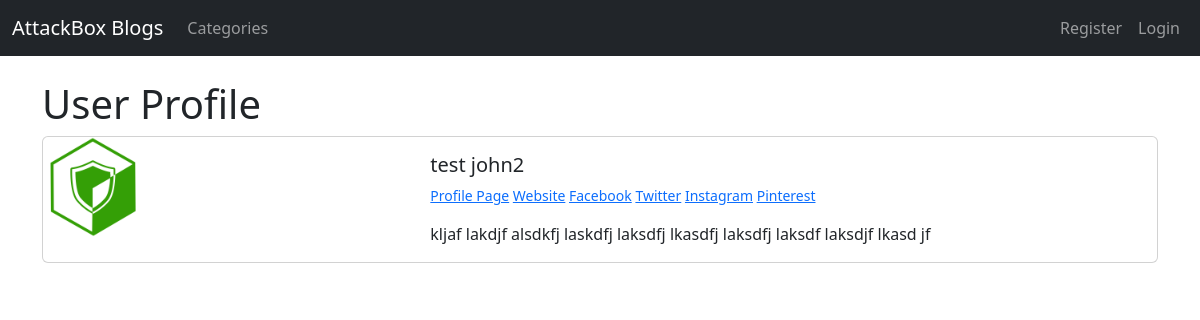
/members/1/profile/, run on the app's committed database.
### theblog/models.py (models this page shows, shortened)
class Profile(models.Model):
    user = models.OneToOneField(User, null=True, on_delete=models.CASCADE)
    bio = models.TextField()
    profile_pic = models.ImageField(null=True, blank=True, upload_to="images/profile/")
    website_url = models.CharField(max_length=255, null=True, blank=True)
    facebook_url = models.CharField(max_length=255, null=True, blank=True)
    instagram_url = models.CharField(max_length=255, null=True, blank=True)
    twitter_url = models.CharField(max_length=255, null=True, blank=True)
    pinterest_url = models.CharField(max_length=255, null=True, blank=True)

### members/views.py (the view)
# urls.py: path('<int:pk>/profile/', ShowProfilePageView.as_view(), name='show_profile_page'),
class ShowProfilePageView(generic.DetailView):
    model = Profile
    template_name = 'registration/user_profile.html'
    def get_context_data(self, *args, **kwargs):
        context = super(ShowProfilePageView, self).get_context_data(*args, **kwargs)
        page_user = get_object_or_404(Profile, id=self.kwargs['pk'])
        context["page_user"] = page_user
        return context

### members/templates/registration/user_profile.html (shortened to what this page needs)
{% extends 'base.html' %}
{% load static %}
{% block content %}
<h1>User Profile</h1>
<div class="card mb-3">
    <div class="row g-0">
        <div class="col-md-4">
            {% if page_user.profile_pic %}
            <img src="{{ page_user.profile_pic.url }}" class="img-fluid rounded-start" width="100px"
                height="150px">
            {% else %}
            <img src="{% static 'theblog/images/default-profile.png' %}" class="img-fluid rounded-start" width="100px"
                height="150px">
            {% endif %}
        </div>
        <div class="col-md-8">
            <div class="card-body">
                <h5 class="card-title">{{ page_user.user.first_name }} {{ page_user.user.last_name }}</h5>
                <p class="small text-muted">
                    <a href="{% url 'show_profile_page' page_user.id %}">Profile Page</a>
                    {% if page_user.website_url %}
                    <a href="{{ page_user.website_url }}">Website</a>
                    {% endif %}
                    {% if page_user.facebook_url %}
                    <a href="{{ page_user.facebook_url }}">Facebook</a>
                    {% endif %}
                    {% if page_user.twitter_url %}
                    <a href="{{ page_user.twitter_url }}">Twitter</a>
                    {% endif %}
                    {% if page_user.instagram_url %}
                    <a href="{{ page_user.instagram_url }}">Instagram</a>
                    {% endif %}
                    {% if page_user.pinterest_url %}
                    <a href="{{ page_user.pinterest_url }}">Pinterest</a>
                    {% endif %}
                </p>
                <p class="card-text">{{ page_user.bio }}</p>
            </div>
        </div>
    </div>
</div>
{% endblock %}

### data on the page
Profile: profile_pic (picture), user.first_name "test", user.last_name "john2", bio "kljaf lakdjf alsdkfj laskdfj laksdfj lkasdfj laksdfj laksdf laksdjf lkasd jf"
